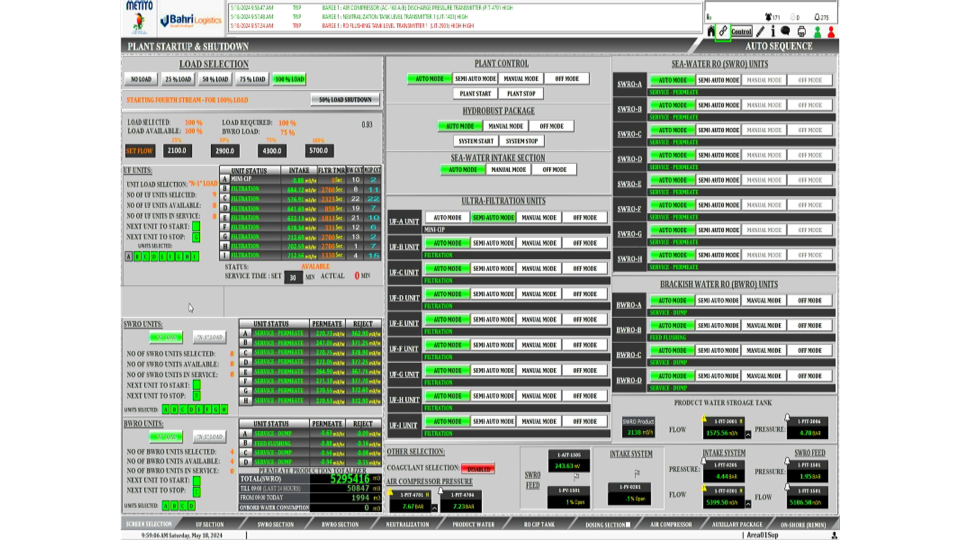
#> input picture frame 0 of data/file.mp4, 1920 x 1080 px (shown at 1/2 size)
$ python app.py
#> lines starting #> are read from the running program, lines starting #| are printed output that depends on the picture
### ocr_utils.py
import cv2
import pytesseract

# Configure tesseract executable path
pytesseract.pytesseract.tesseract_cmd = r'C:\Program Files\Tesseract-OCR\tesseract.exe'  # Update this path as needed

def extract_text_from_rectangles(frame, rectangles):
    """
    Extracts text from specified rectangles in a video frame using OCR.

    Parameters:
        frame (numpy.ndarray): The video frame from which to extract text.
        rectangles (list of tuples): List of rectangles specified as (x, y, width, height).

    Returns:
        list of str: List of extracted text strings.
    """
    extracted_texts = []
    for rect in rectangles:
        x, y, w, h = rect
        roi = frame[y:y+h, x:x+w]
        text = pytesseract.image_to_string(roi)
        extracted_texts.append(text)
    return extracted_texts

def draw_rectangles(frame, rectangles):
    """
    Draws rectangles on the video frame.

    Parameters:
        frame (numpy.ndarray): The video frame on which to draw rectangles.
        rectangles (list of tuples): List of rectangles specified as (x, y, width, height).

    Returns:
        numpy.ndarray: The video frame with rectangles drawn.
    """
    for rect in rectangles:
        x, y, w, h = rect
        cv2.rectangle(frame, (x, y), (x+w, y+h), (0, 255, 0), 2)
    return frame

### app.py
import cv2
from ocr_utils import extract_text_from_rectangles, draw_rectangles

# video file
video_path = './data/file.mp4'

# Open the video file
cap = cv2.VideoCapture(video_path)

if not cap.isOpened():
    print(f"Error: Could not open video file {video_path}.")
    exit()

# Define rectangles for OCR (x, y, width, height)
rectangles = [
    #(830, 330,330, 217)
    #(430, 330,330, 217),
    #(184, 138, 133, 82)  # rectangle-1
    #(400, 500, 300, 100)   # rectangle-2
]

# Get the frame rate of the video
fps = cap.get(cv2.CAP_PROP_FPS)
print(f"Video FPS: {fps}")

# Calculate the frame interval to get 1 frame per second
frame_interval = int(fps)

frame_count = 0

# Get the screen size for window resizing
screen_width = 1080  # Change to your screen width
screen_height = 720  # Change to your screen height

def save_frame_as_png(frame, filename):
    """
    Saves a frame as a PNG image.

    Parameters:
        frame (numpy.ndarray): The frame to save.
        filename (str): The filename for the PNG image.
    """
    cv2.imwrite(filename, frame, [cv2.IMWRITE_PNG_COMPRESSION, 0])

while True:
    # Set the frame position
    cap.set(cv2.CAP_PROP_POS_FRAMES, frame_count * frame_interval)
    frame_count += 1

    # Capture frame-by-frame
    ret, frame = cap.read()
#> frame is the input picture: shape (1080, 1920, 3); mean B, G, R 179.7, 187.4, 180.9

    if not ret:
        print("End of video file reached or error occurred.")
        break

    # Print full frame dimensions
    print(f"Frame dimensions: {frame.shape}")
#| Frame dimensions: (1080, 1920, 3)

    # Extract text from specified rectangles in the frame
    texts = extract_text_from_rectangles(frame, rectangles)
#> after the loop in extract_text_from_rectangles, `for rect in rectangles:`: extracted_texts = []
#> texts = []
    for i, text in enumerate(texts):
        print(f"Text from rectangle {i}: {text}")
#> this loop made 0 passes

    # Draw rectangles on the frame
    frame_with_rectangles = draw_rectangles(frame, rectangles)

    # Resize the frame to fit within the screen size while maintaining aspect ratio
    frame_height, frame_width = frame_with_rectangles.shape[:2]
#> frame_height = 1080; frame_width = 1920
    aspect_ratio = frame_width / frame_height
#> aspect_ratio = 1.78

    if frame_width > screen_width or frame_height > screen_height:
        if aspect_ratio > 1:  # Wide frame
            new_width = screen_width
            new_height = int(screen_width / aspect_ratio)
#> new_height = 607
        else:  # Tall frame
            new_height = screen_height
            new_width = int(screen_height * aspect_ratio)
        frame_with_rectangles = cv2.resize(frame_with_rectangles, (new_width, new_height))
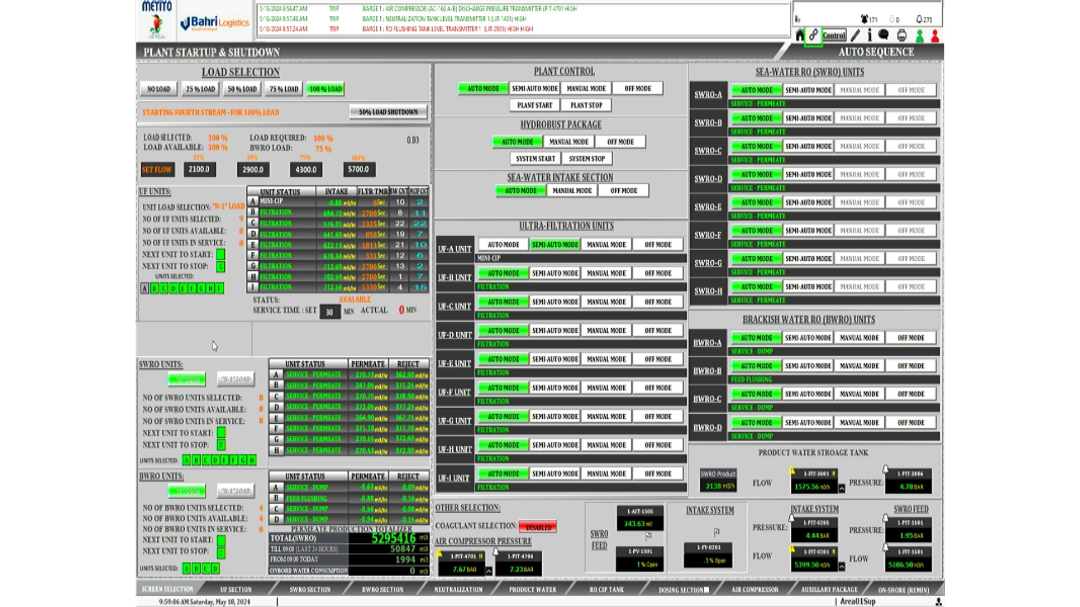
#> frame_with_rectangles: shape (607, 1080, 3); mean B, G, R 179.6, 187.3, 180.8

    # Save one frame as a PNG image
    #save_frame_as_png(frame_with_rectangles, f"frame_{frame_count}.png")

    # Display the resulting frame
    cv2.imshow('Frame', frame_with_rectangles)

    # Wait for a while and check if 'q' is pressed to exit
    if cv2.waitKey(1000) & 0xFF == ord('q'):
#> (key q is pressed here)
        break

# When everything is done, release the capture device and close windows
cap.release()
cv2.destroyAllWindows()
